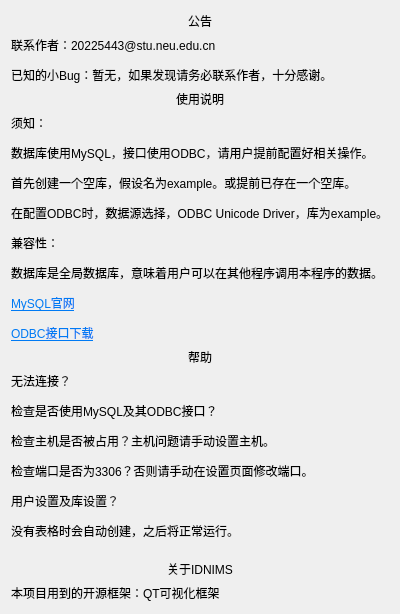
           <widget class="QWidget" name="pageAbout">
            <layout class="QGridLayout" name="gridLayout_2">
             <property name="topMargin">
              <number>12</number>
             </property>
             <property name="bottomMargin">
              <number>12</number>
             </property>
             <item row="1" column="0">
              <widget class="QLabel" name="label_4">
               <property name="styleSheet">
                <string notr="true">font: 12pt &quot;Microsoft YaHei UI&quot;;</string>
               </property>
               <property name="text">
                <string>&lt;html&gt;&lt;head/&gt;&lt;body&gt;&lt;p&gt;联系作者：20225443@stu.neu.edu.cn&lt;/p&gt;&lt;p&gt;已知的小Bug：暂无，如果发现请务必联系作者，十分感谢。&lt;/p&gt;&lt;/body&gt;&lt;/html&gt;</string>
               </property>
              </widget>
             </item>
             <item row="7" column="0">
              <widget class="QLabel" name="label_8">
               <property name="styleSheet">
                <string notr="true">font: 12pt &quot;Microsoft YaHei UI&quot;;</string>
               </property>
               <property name="text">
                <string>&lt;html&gt;&lt;head/&gt;&lt;body&gt;&lt;p&gt;本项目用到的开源框架：QT可视化框架&lt;/p&gt;&lt;/body&gt;&lt;/html&gt;</string>
               </property>
               <property name="openExternalLinks">
                <bool>true</bool>
               </property>
              </widget>
             </item>
             <item row="0" column="0">
              <widget class="QLabel" name="label_3">
               <property name="styleSheet">
                <string notr="true">font: 700 16pt &quot;Microsoft YaHei UI&quot;;</string>
               </property>
               <property name="text">
                <string>公告</string>
               </property>
               <property name="alignment">
                <set>Qt::AlignCenter</set>
               </property>
              </widget>
             </item>
             <item row="2" column="0">
              <widget class="QLabel" name="label_5">
               <property name="styleSheet">
                <string notr="true">font: 700 16pt &quot;Microsoft YaHei UI&quot;;</string>
               </property>
               <property name="text">
                <string>使用说明</string>
               </property>
               <property name="alignment">
                <set>Qt::AlignCenter</set>
               </property>
              </widget>
             </item>
             <item row="4" column="0">
              <widget class="QLabel" name="label_10">
               <property name="styleSheet">
                <string notr="true">font: 700 16pt &quot;Microsoft YaHei UI&quot;;</string>
               </property>
               <property name="text">
                <string>帮助</string>
               </property>
               <property name="alignment">
                <set>Qt::AlignCenter</set>
               </property>
              </widget>
             </item>
             <item row="6" column="0">
              <widget class="QLabel" name="label_7">
               <property name="styleSheet">
                <string notr="true">font: 700 16pt &quot;Microsoft YaHei UI&quot;;</string>
               </property>
               <property name="text">
                <string>关于IDNIMS</string>
               </property>
               <property name="alignment">
                <set>Qt::AlignCenter</set>
               </property>
              </widget>
             </item>
             <item row="3" column="0">
              <widget class="QLabel" name="label_6">
               <property name="styleSheet">
                <string notr="true">font: 12pt &quot;Microsoft YaHei UI&quot;;</string>
               </property>
               <property name="text">
                <string>&lt;html&gt;&lt;head/&gt;&lt;body&gt;&lt;p&gt;须知：&lt;/p&gt;&lt;p&gt;数据库使用MySQL，接口使用ODBC，请用户提前配置好相关操作。&lt;/p&gt;&lt;p&gt;首先创建一个空库，假设名为example。或提前已存在一个空库。&lt;/p&gt;&lt;p&gt;在配置ODBC时，数据源选择，ODBC Unicode Driver，库为example。&lt;/p&gt;&lt;p&gt;兼容性：&lt;/p&gt;&lt;p&gt;数据库是全局数据库，意味着用户可以在其他程序调用本程序的数据。&lt;/p&gt;&lt;p&gt;&lt;a href=&quot;https://www.mysql.com/&quot;&gt;&lt;span style=&quot; text-decoration: underline; color:#007af4;&quot;&gt;MySQL官网&lt;/span&gt;&lt;/a&gt;&lt;/p&gt;&lt;p&gt;&lt;a href=&quot;https://dev.mysql.com/downloads/connector/odbc/&quot;&gt;&lt;span style=&quot; text-decoration: underline; color:#007af4;&quot;&gt;ODBC接口下载&lt;/span&gt;&lt;/a&gt;&lt;/p&gt;&lt;/body&gt;&lt;/html&gt;</string>
               </property>
               <property name="openExternalLinks">
                <bool>true</bool>
               </property>
              </widget>
             </item>
             <item row="5" column="0">
              <widget class="QLabel" name="label_11">
               <property name="styleSheet">
                <string notr="true">font: 12pt &quot;Microsoft YaHei UI&quot;;</string>
               </property>
               <property name="text">
                <string>&lt;html&gt;&lt;head/&gt;&lt;body&gt;&lt;p&gt;无法连接？&lt;/p&gt;&lt;p&gt;检查是否使用MySQL及其ODBC接口？&lt;/p&gt;&lt;p&gt;检查主机是否被占用？主机问题请手动设置主机。&lt;/p&gt;&lt;p&gt;检查端口是否为3306？否则请手动在设置页面修改端口。&lt;/p&gt;&lt;p&gt;用户设置及库设置？&lt;/p&gt;&lt;p&gt;没有表格时会自动创建，之后将正常运行。&lt;br/&gt;&lt;/p&gt;&lt;/body&gt;&lt;/html&gt;</string>
               </property>
              </widget>
             </item>
            </layout>
           </widget>
